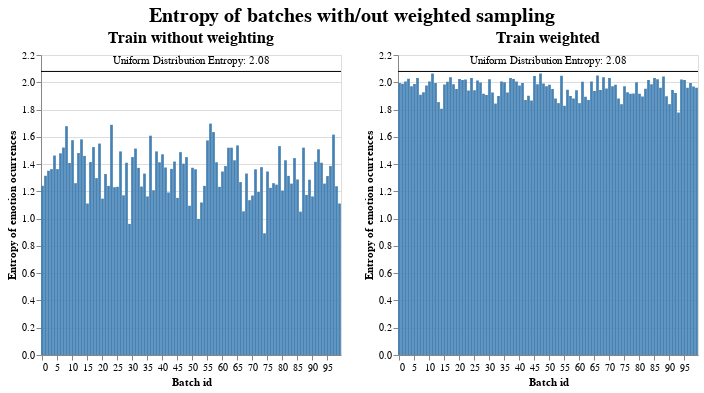

Notebook code cell kept with this figure:
### Markdown cell above
Here, we can see that we have provided our calculated sample weights as an argument and set replacement as True; without this, we would not be able to oversample at all. For now, we have just set the number of samples as the length of our dataset, but we will discuss this more later. 

From this, we can see that our batches are quite well balanced! Looking at the number of images seen, we can see that the sampler has done this by oversampling the minority class and undersampling the majority class.

### Code cell
selected_rows = range(min(batch_size*batches, len(dataset_train)))
bar_plot_train = compute_cat_label_batch_entropy(dataloader_train, NUMBER_OF_EMOT, title = "Train without weighting")
bar_plot_train_weighted = compute_cat_label_batch_entropy(dataloader_train_weighted, NUMBER_OF_EMOT, title = "Train weighted")
alt.hconcat(bar_plot_train, bar_plot_train_weighted).properties(
    title = alt.Title("Entropy of batches with/out weighted sampling", anchor = "middle", fontSize = 20))

### Figure 1 — Vega-Lite specification as saved in the notebook (floating-point values rounded to 4 significant figures)
{"config": {"view": {"continuousWidth": 300, "continuousHeight": 300}}, "hconcat": [{"layer": [{"data": {"name": "data-2345f9749867ff87346f56a19dccda3d"}, "mark": {"type": "bar", "color": "steelblue"}, "encoding": {"tooltip": [{"field": "Batch", "title": "Batch id", "type": "quantitative"}, {"field": "Entropy", "format": ".3f", "title": "Entropy", "type": "quantitative"}], "x": {"axis": {"labelAngle": 0, "labelFlush": true, "title": "Batch id", "values": [0, 5, 10, 15, 20, 25, 30, 35, 40, 45, 50, 55, 60, 65, 70, 75, 80, 85, 90, 95]}, "field": "Batch", "type": "nominal"}, "y": {"field": "Entropy", "title": "Entropy of emotion ocurrences", "type": "quantitative"}}, "title": {"text": "Train without weighting", "fontSize": 16}}, {"data": {"name": "data-bde6cd71c8531a0d11bbd68aeddef36f"}, "mark": {"type": "text", "dy": -10}, "encoding": {"text": {"value": "Uniform Distribution Entropy: 2.08"}, "y": {"field": "y", "title": "", "type": "quantitative"}}}, {"data": {"name": "data-bde6cd71c8531a0d11bbd68aeddef36f"}, "mark": {"type": "rule", "color": "black"}, "encoding": {"y": {"field": "y", "title": "", "type": "quantitative"}}}], "height": 300, "width": 300}, {"layer": [{"data": {"name": "data-5c910f17f2cb2e2ae076ce3ecf1dfd3c"}, "mark": {"type": "bar", "color": "steelblue"}, "encoding": {"tooltip": [{"field": "Batch", "title": "Batch id", "type": "quantitative"}, {"field": "Entropy", "format": ".3f", "title": "Entropy", "type": "quantitative"}], "x": {"axis": {"labelAngle": 0, "labelFlush": true, "title": "Batch id", "values": [0, 5, 10, 15, 20, 25, 30, 35, 40, 45, 50, 55, 60, 65, 70, 75, 80, 85, 90, 95]}, "field": "Batch", "type": "nominal"}, "y": {"field": "Entropy", "title": "Entropy of emotion ocurrences", "type": "quantitative"}}, "title": {"text": "Train weighted", "fontSize": 16}}, {"data": {"name": "data-bde6cd71c8531a0d11bbd68aeddef36f"}, "mark": {"type": "text", "dy": -10}, "encoding": {"text": {"value": "Uniform Distribution Entropy: 2.08"}, "y": {"field": "y", "title": "", "type": "quantitative"}}}, {"data": {"name": "data-bde6cd71c8531a0d11bbd68aeddef36f"}, "mark": {"type": "rule", "color": "black"}, "encoding": {"y": {"field": "y", "title": "", "type": "quantitative"}}}], "height": 300, "width": 300}], "title": {"text": "Entropy of batches with/out weighted sampling", "anchor": "middle", "fontSize": 20}, "$schema": "https://vega.github.io/schema/vega-lite/v5.15.1.json", "datasets": {"data-2345f9749867ff87346f56a19dccda3d": [{"Batch": 0, "Entropy": 1.241}, {"Batch": 1, "Entropy": 1.314}, {"Batch": 2, "Entropy": 1.351}, {"Batch": 3, "Entropy": 1.363}, {"Batch": 4, "Entropy": 1.463}, {"Batch": 5, "Entropy": 1.363}, {"Batch": 6, "Entropy": 1.479}, {"Batch": 7, "Entropy": 1.521}, {"Batch": 8, "Entropy": 1.678}, {"Batch": 9, "Entropy": 1.408}, {"Batch": 10, "Entropy": 1.575}, {"Batch": 11, "Entropy": 1.26}, {"Batch": 12, "Entropy": 1.481}, {"Batch": 13, "Entropy": 1.581}, {"Batch": 14, "Entropy": 1.46}, {"Batch": 15, "Entropy": 1.111}, {"Batch": 16, "Entropy": 1.415}, {"Batch": 17, "Entropy": 1.525}, {"Batch": 18, "Entropy": 1.297}, {"Batch": 19, "Entropy": 1.55}, {"Batch": 20, "Entropy": 1.147}, {"Batch": 21, "Entropy": 1.327}, {"Batch": 22, "Entropy": 1.24}, {"Batch": 23, "Entropy": 1.688}, {"Batch": 24, "Entropy": 1.23}, {"Batch": 25, "Entropy": 1.233}, {"Batch": 26, "Entropy": 1.493}, {"Batch": 27, "Entropy": 1.171}, {"Batch": 28, "Entropy": 1.41}, {"Batch": 29, "Entropy": 0.9614}, {"Batch": 30, "Entropy": 1.451}, {"Batch": 31, "Entropy": 1.514}, {"Batch": 32, "Entropy": 1.372}, {"Batch": 33, "Entropy": 1.235}, {"Batch": 34, "Entropy": 1.33}, {"Batch": 35, "Entropy": 1.163}, {"Batch": 36, "Entropy": 1.608}, {"Batch": 37, "Entropy": 1.208}, {"Batch": 38, "Entropy": 1.493}, {"Batch": 39, "Entropy": 1.413}, {"Batch": 40, "Entropy": 1.472}, {"Batch": 41, "Entropy": 1.375}, {"Batch": 42, "Entropy": 1.192}, {"Batch": 43, "Entropy": 1.365}, {"Batch": 44, "Entropy": 1.419}, {"Batch": 45, "Entropy": 1.152}, {"Batch": 46, "Entropy": 1.488}, {"Batch": 47, "Entropy": 1.403}, {"Batch": 48, "Entropy": 1.451}, {"Batch": 49, "Entropy": 1.095}, {"Batch": 50, "Entropy": 1.373}, {"Batch": 51, "Entropy": 1.362}, {"Batch": 52, "Entropy": 0.9979}, {"Batch": 53, "Entropy": 1.119}, {"Batch": 54, "Entropy": 1.24}, {"Batch": 55, "Entropy": 1.573}, {"Batch": 56, "Entropy": 1.697}, {"Batch": 57, "Entropy": 1.635}, {"Batch": 58, "Entropy": 1.413}, {"Batch": 59, "Entropy": 1.233}, {"Batch": 60, "Entropy": 1.345}, {"Batch": 61, "Entropy": 1.386}, {"Batch": 62, "Entropy": 1.52}, {"Batch": 63, "Entropy": 1.52}, {"Batch": 64, "Entropy": 1.428}, {"Batch": 65, "Entropy": 1.537}, {"Batch": 66, "Entropy": 1.268}, {"Batch": 67, "Entropy": 1.054}, {"Batch": 68, "Entropy": 1.331}, {"Batch": 69, "Entropy": 1.135}, {"Batch": 70, "Entropy": 1.169}, {"Batch": 71, "Entropy": 1.362}, {"Batch": 72, "Entropy": 1.196}, {"Batch": 73, "Entropy": 1.377}, {"Batch": 74, "Entropy": 0.8926}, {"Batch": 75, "Entropy": 1.346}, {"Batch": 76, "Entropy": 1.226}, {"Batch": 77, "Entropy": 1.26}, {"Batch": 78, "Entropy": 1.249}, {"Batch": 79, "Entropy": 1.532}, {"Batch": 80, "Entropy": 1.206}, {"Batch": 81, "Entropy": 1.428}, {"Batch": 82, "Entropy": 1.314}, {"Batch": 83, "Entropy": 1.257}, {"Batch": 84, "Entropy": 1.444}, {"Batch": 85, "Entropy": 1.287}, {"Batch": 86, "Entropy": 1.051}, {"Batch": 87, "Entropy": 1.521}, {"Batch": 88, "Entropy": 1.174}, {"Batch": 89, "Entropy": 1.285}, {"Batch": 90, "Entropy": 1.163}, {"Batch": 91, "Entropy": 1.417}, {"Batch": 92, "Entropy": 1.508}, {"Batch": 93, "Entropy": 1.41}, {"Batch": 94, "Entropy": 1.257}, {"Batch": 95, "Entropy": 1.312}, {"Batch": 96, "Entropy": 1.385}, {"Batch": 97, "Entropy": 1.616}, {"Batch": 98, "Entropy": 1.238}, {"Batch": 99, "Entropy": 1.111}], "data-bde6cd71c8531a0d11bbd68aeddef36f": [{"y": 2.079}], "data-5c910f17f2cb2e2ae076ce3ecf1dfd3c": [{"Batch": 0, "Entropy": 1.995}, {"Batch": 1, "Entropy": 1.99}, {"Batch": 2, "Entropy": 2.006}, {"Batch": 3, "Entropy": 2.027}, {"Batch": 4, "Entropy": 1.971}, {"Batch": 5, "Entropy": 1.988}, {"Batch": 6, "Entropy": 2.031}, {"Batch": 7, "Entropy": 1.908}, {"Batch": 8, "Entropy": 1.926}, {"Batch": 9, "Entropy": 1.977}, {"Batch": 10, "Entropy": 2.006}, {"Batch": 11, "Entropy": 2.064}, {"Batch": 12, "Entropy": 1.995}, {"Batch": 13, "Entropy": 1.855}, {"Batch": 14, "Entropy": 1.806}, {"Batch": 15, "Entropy": 1.985}, {"Batch": 16, "Entropy": 2.004}, {"Batch": 17, "Entropy": 2.037}, {"Batch": 18, "Entropy": 1.985}, {"Batch": 19, "Entropy": 1.95}, {"Batch": 20, "Entropy": 2.025}, {"Batch": 21, "Entropy": 2.017}, {"Batch": 22, "Entropy": 2.019}, {"Batch": 23, "Entropy": 1.94}, {"Batch": 24, "Entropy": 2.031}, {"Batch": 25, "Entropy": 1.941}, {"Batch": 26, "Entropy": 2.012}, {"Batch": 27, "Entropy": 1.998}, {"Batch": 28, "Entropy": 1.916}, {"Batch": 29, "Entropy": 1.906}, {"Batch": 30, "Entropy": 2.023}, {"Batch": 31, "Entropy": 1.926}, {"Batch": 32, "Entropy": 1.844}, {"Batch": 33, "Entropy": 1.899}, {"Batch": 34, "Entropy": 2.006}, {"Batch": 35, "Entropy": 2.001}, {"Batch": 36, "Entropy": 1.926}, {"Batch": 37, "Entropy": 2.031}, {"Batch": 38, "Entropy": 2.025}, {"Batch": 39, "Entropy": 2.006}, {"Batch": 40, "Entropy": 1.976}, {"Batch": 41, "Entropy": 1.996}, {"Batch": 42, "Entropy": 1.87}, {"Batch": 43, "Entropy": 1.901}, {"Batch": 44, "Entropy": 1.866}, {"Batch": 45, "Entropy": 2.047}, {"Batch": 46, "Entropy": 1.985}, {"Batch": 47, "Entropy": 2.064}, {"Batch": 48, "Entropy": 1.992}, {"Batch": 49, "Entropy": 1.971}, {"Batch": 50, "Entropy": 1.982}, {"Batch": 51, "Entropy": 1.951}, {"Batch": 52, "Entropy": 1.882}, {"Batch": 53, "Entropy": 1.847}, {"Batch": 54, "Entropy": 2.048}, {"Batch": 55, "Entropy": 1.828}, {"Batch": 56, "Entropy": 1.946}, {"Batch": 57, "Entropy": 1.899}, {"Batch": 58, "Entropy": 1.882}, {"Batch": 59, "Entropy": 1.941}, {"Batch": 60, "Entropy": 1.847}, {"Batch": 61, "Entropy": 2.003}, {"Batch": 62, "Entropy": 1.893}, {"Batch": 63, "Entropy": 1.87}, {"Batch": 64, "Entropy": 2.005}, {"Batch": 65, "Entropy": 1.936}, {"Batch": 66, "Entropy": 2.049}, {"Batch": 67, "Entropy": 1.944}, {"Batch": 68, "Entropy": 2.037}, {"Batch": 69, "Entropy": 1.954}, {"Batch": 70, "Entropy": 2.031}, {"Batch": 71, "Entropy": 1.97}, {"Batch": 72, "Entropy": 1.981}, {"Batch": 73, "Entropy": 1.88}, {"Batch": 74, "Entropy": 1.839}, {"Batch": 75, "Entropy": 1.971}, {"Batch": 76, "Entropy": 1.926}, {"Batch": 77, "Entropy": 1.916}, {"Batch": 78, "Entropy": 1.917}, {"Batch": 79, "Entropy": 2.001}, {"Batch": 80, "Entropy": 1.916}, {"Batch": 81, "Entropy": 1.896}, {"Batch": 82, "Entropy": 1.952}, {"Batch": 83, "Entropy": 2.017}, {"Batch": 84, "Entropy": 1.985}, {"Batch": 85, "Entropy": 2.031}, {"Batch": 86, "Entropy": 2.023}, {"Batch": 87, "Entropy": 1.96}, {"Batch": 88, "Entropy": 2.042}, {"Batch": 89, "Entropy": 1.897}, {"Batch": 90, "Entropy": 1.84}, {"Batch": 91, "Entropy": 1.943}, {"Batch": 92, "Entropy": 1.922}, {"Batch": 93, "Entropy": 1.778}, {"Batch": 94, "Entropy": 2.019}, {"Batch": 95, "Entropy": 2.017}, {"Batch": 96, "Entropy": 1.96}, {"Batch": 97, "Entropy": 1.995}, {"Batch": 98, "Entropy": 1.969}, {"Batch": 99, "Entropy": 1.96}]}}
